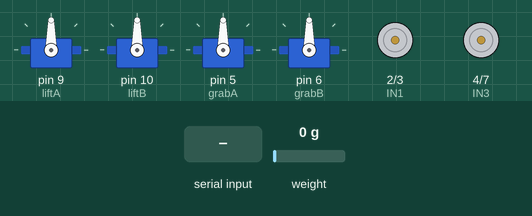
Simulated run of this sketch. Board: Arduino Uno, built with avr-gcc and run on an emulated ATmega328P. Parts: 4 × servo, motor-driver pin pairs drawn as motors (green arrow = first pin HIGH = forward, orange = second pin HIGH = backward, longer = more drive, scaled by the enable pin). The inputs (shaded band) are chosen by the test bench; at power-on: weight on the scale 0 g. What the sketch prints to the serial monitor is not drawn.

Above: at 3.0 s.
3.1 s: "U\n" received over Serial
At 3.4 s:
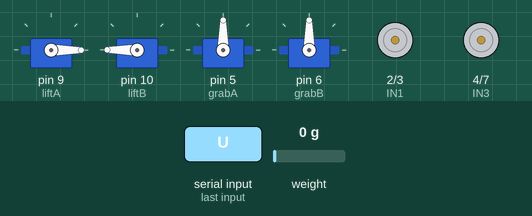
4.6 s: "G\n" received over Serial
At 5.7 s:
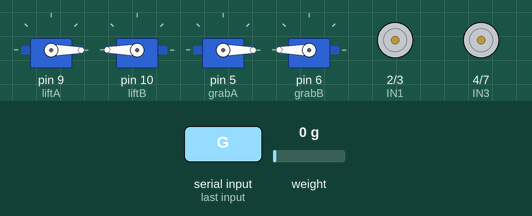
6.1 s: "F90\n" received over Serial
At 7.0 s:
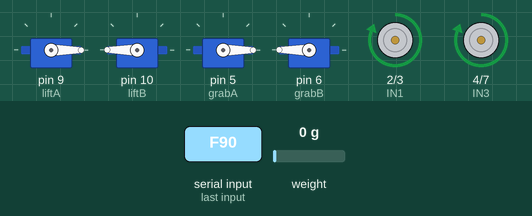
7.6 s: "B90\n" received over Serial
At 8.1 s:
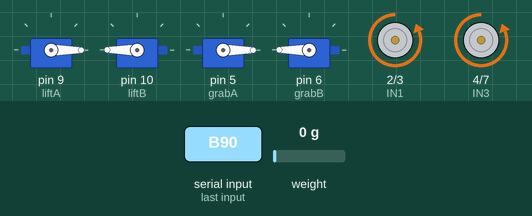
9.1 s: "L90\n" received over Serial
At 10.3 s:
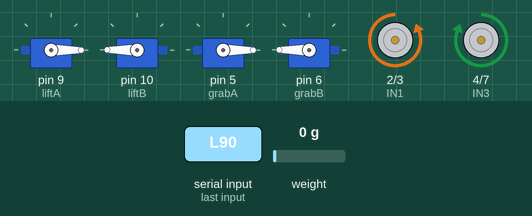
10.6 s: "R90\n" received over Serial
At 11.6 s:
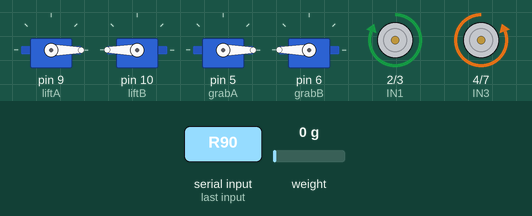
Timing chart, 0 to 13.1 s (numbered marks = the images above; inputs shaded):
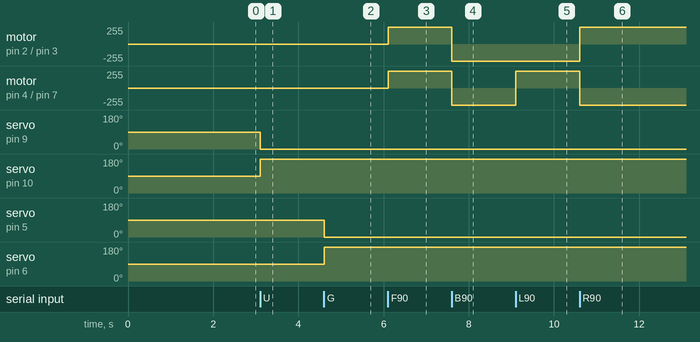

The sketch:

gcbot_arduino.ino
```cpp
#include <Servo.h>
#include "HX711.h"

/* ---------------- SERVOS ---------------- */
Servo liftA, liftB;
Servo grabA, grabB;

/* ---------------- MOTOR DRIVER ---------------- */
#define IN1 2
#define IN2 3
#define IN3 4
#define IN4 7
#define ENA 8
#define ENB 12

/* ---------------- LOAD CELL ---------------- */
#define DT A1
#define SCK A0
HX711 scale;

/* ---------------- WEIGHT ---------------- */
// Weight is ONLY read when the WEIGHTNOW command is received.
// Score is computed on the laptop (AI detection + weight combined).
float lastWeight = 0;

/* ---------------- SERIAL BUFFER ---------------- */
String command = "";

/* ---------------- SETUP ---------------- */
void setup() {
  Serial.begin(9600);

  // ---- Servos ----
  liftA.attach(9);
  liftB.attach(10);
  grabA.attach(5);
  grabB.attach(6);

  moveLift(90);
  moveGrab(90);

  // ---- Motors ----
  pinMode(IN1, OUTPUT); pinMode(IN2, OUTPUT);
  pinMode(IN3, OUTPUT); pinMode(IN4, OUTPUT);
  pinMode(ENA, OUTPUT); pinMode(ENB, OUTPUT);

  analogWrite(ENA, 200);
  analogWrite(ENB, 200);
  stopMotors();

  // ---- Load Cell ----
  scale.begin(DT, SCK);
  // TODO: replace 2280.0 with YOUR calibration factor
  // Run a calibration sketch, place known weight, find the factor.
  scale.set_scale(2280.0);  // <-- adjust this value!
  delay(500);
  if (scale.is_ready()) {
    scale.tare();            // zero the scale on boot
    lastWeight = scale.get_units(3);
    Serial.print("W:baseline "); Serial.println(lastWeight, 2);
  } else {
    Serial.println("W:scale not ready on boot");
  }

  Serial.println("SYSTEM READY");
}

/* ---------------- SERVO FUNCTIONS ---------------- */
void moveLift(int angle) {
  angle = constrain(angle, 0, 180);
  liftA.write(angle);
  liftB.write(180 - angle);
}

void moveGrab(int angle) {
  angle = constrain(angle, 0, 180);
  grabA.write(angle);
  grabB.write(180 - angle);
}

/* ---------------- MOTOR FUNCTIONS ---------------- */
void forward()  { digitalWrite(IN1,HIGH); digitalWrite(IN2,LOW);  digitalWrite(IN3,HIGH); digitalWrite(IN4,LOW);  }
void backward() { digitalWrite(IN1,LOW);  digitalWrite(IN2,HIGH); digitalWrite(IN3,LOW);  digitalWrite(IN4,HIGH); }
void left()     { digitalWrite(IN1,LOW);  digitalWrite(IN2,HIGH); digitalWrite(IN3,HIGH); digitalWrite(IN4,LOW);  }
void right()    { digitalWrite(IN1,HIGH); digitalWrite(IN2,LOW);  digitalWrite(IN3,LOW);  digitalWrite(IN4,HIGH); }
void stopMotors(){ digitalWrite(IN1,LOW); digitalWrite(IN2,LOW);  digitalWrite(IN3,LOW);  digitalWrite(IN4,LOW);  }

/* ---------------- WEIGHT CHECK (command-triggered only) ---------------- */
// Called ONLY when WEIGHTNOW is received from the Pi.
// Sends W:<diff_grams> — laptop combines with AI detection for scoring.
void doWeightCheck() {
  if (!scale.is_ready()) {
    Serial.println("W:ERR");
    return;
  }

  float current = scale.get_units(3);   // average 3 readings
  float diff    = current - lastWeight;  // positive = object added

  // Send the diff — laptop combines this with last detected class
  Serial.print("W:"); Serial.println(diff, 2);

  // Update baseline for next reading
  if (abs(diff) > 5.0) {
    lastWeight = current;
  }
}

/* ---------------- COMMAND EXECUTION ---------------- */
void executeCommand(String cmd) {
  cmd.trim();
  if (cmd.length() == 0) return;

  char type = cmd.charAt(0);
  int  value = cmd.substring(1).toInt();

  if      (type == 'F') forward();
  else if (type == 'B') backward();
  else if (type == 'L') left();
  else if (type == 'R') right();
  else if (type == 'S') stopMotors();
  else if (type == 'U') moveLift(value);
  else if (type == 'G') moveGrab(value);
  else if (cmd == "WEIGHTNOW") doWeightCheck();  // only triggered by DROP OBJECT button
}

/* ---------------- LOOP ---------------- */
void loop() {
  // 1. Drain serial — always first, never skip
  while (Serial.available()) {
    char c = Serial.read();
    if (c == '\n') {
      command.trim();
      if (command.length() > 0) {
        executeCommand(command);
      }
      command = "";
    } else {
      command += c;
    }
  }

  // Weight is only checked on WEIGHTNOW command — no automatic polling.
}
```

Measured:
- after the input at 3.1 s, servo on pin 9 (liftA): 90° → 0° at once; servo on pin 10 (liftB): 90° → 180° at once
- after the input at 4.6 s, servo on pin 5 (grabA): 90° → 0° at once; servo on pin 6 (grabB): 90° → 180° at once
- after the input at 6.1 s, motor on pin 2 (IN1) / pin 3 (IN2), motor on pin 4 (IN3) / pin 7 (IN4): stopped → forward 255/255 at once
- after the input at 7.6 s, motor on pin 2 (IN1) / pin 3 (IN2), motor on pin 4 (IN3) / pin 7 (IN4): forward 255/255 → backward 255/255 at once
- after the input at 9.1 s, motor on pin 4 (IN3) / pin 7 (IN4): backward 255/255 → forward 255/255 at once
- after the input at 10.6 s, motor on pin 2 (IN1) / pin 3 (IN2): backward 255/255 → forward 255/255 at once; motor on pin 4 (IN3) / pin 7 (IN4): forward 255/255 → backward 255/255 at once
